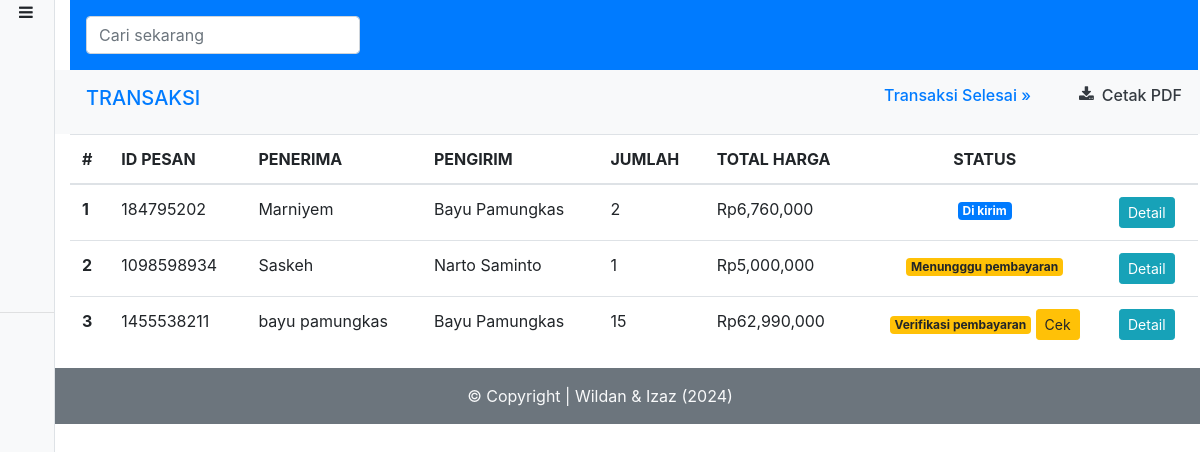
Screenshot of /admin/transaksi.php (signed in) with the database file from the repository.
### tables this page shows
CREATE TABLE `transaksi` (
  `id` int(11) NOT NULL,
  `id_pesan` int(11) NOT NULL,
  `id_user` int(11) NOT NULL,
  `pengirim` varchar(50) NOT NULL,
  `penerima` varchar(50) NOT NULL,
  `alamat` varchar(150) NOT NULL,
  `telepon` int(15) NOT NULL,
  `email` varchar(50) NOT NULL,
  `kuantiti_total` int(11) NOT NULL,
  `total_akhir` int(20) NOT NULL,
  `pembayaran` int(11) NOT NULL,
  `id_status` int(11) NOT NULL,
  `pesan_at` datetime NOT NULL,
  `kirim_at` datetime NOT NULL,
  `terima_at` datetime NOT NULL
);

CREATE TABLE `status` (
  `id_status` int(1) NOT NULL,
  `keterangan` varchar(15) NOT NULL
);

### function/admin.php (called while the page is built, shortened)
<?php
require 'koneksi.php';
function ambilTransaksi()
{
    global $konek;
    $result = mysqli_query($konek, "SELECT * FROM transaksi JOIN status ON status.id_status = transaksi.id_status WHERE transaksi.id_status != '3' ");
    $trans = [];
    while ($tran = mysqli_fetch_object($result)) {
        $trans[] = $tran;
    }
    $data = [
        'judul' => "Transaki | Admin",
        'trans' => $trans,
    ];
    return $data;
}

### admin/transaksi.php (the view, shortened to what this page needs)
<?php
require '../function/admin.php';
$transaksi = ambilTransaksi()['trans'];
require 'template_admin/header.php';
?>
<div class="row py-3 px-3 bg-light">
    <div class="col-md">
        <a href="" class="text-decoration-none text-primary">
            <h5 id="judul" class="text-uppsercase ">TRANSAKSI</h5>
        </a>
    </div>
    <div class="col-md d-flex justify-content-end">
        <a id="btn-transaksi" class="text-primary mr-5" style="cursor: pointer">
            <h6 class="float-right">Transaksi Selesai &raquo;</h6>
        </a>
        <a href="<?= url ?>admin/cetakTransaksi.php" class="text-decoration-none text-dark d-flex"><i class="fa fa-download mr-2"></i>
            <h6> Cetak PDF</h6>
        </a>
    </div>
</div>
<table class="transaksi table">
    <thead>
        <tr>
            <th scope="col">#</th>
            <th scope="col">ID PESAN</th>
            <th scope="col">PENERIMA</th>
            <th scope="col">PENGIRIM</th>
            <th scope="col">JUMLAH</th>
            <th scope="col">TOTAL HARGA</th>
            <th scope="col" class="text-center">STATUS</th>
            <th scope="col"></th>
        </tr>
    </thead>
    <tbody>
        <?php foreach ($transaksi as $key => $value) : ?>
            <tr>
                <th scope="row"><?= $key + 1 ?></th>
                <td><?= $value->id_pesan ?></td>
                <td><?= $value->penerima ?></td>
                <td><?= $value->pengirim ?></td>
                <td><?= $value->kuantiti_total ?></td>
                <td>Rp<?= number_format($value->total_akhir, 0) ?></td>
                <td class="text-center">
                    <?php if ($value->id_status == 0 && $value->pembayaran == 0) : ?>
                        <span class=" badge badge-warning">Menungggu pembayaran</span>
                    <?php elseif ($value->id_status == 0 && $value->pembayaran == 1) : ?>
                        <span class=" badge badge-warning">Verifikasi pembayaran</span>
                        <button type="button" class="btn btn-sm btn-warning" data-toggle="modal" data-target="#cek-bayar<?= $value->id_pesan ?>">
                            Cek
                        </button>
                    <?php elseif ($value->id_status == 2) : ?>
                        <span class=" badge badge-primary"><?= $value->keterangan ?></span>
                    <?php elseif ($value->id_status == 3) : ?>
                        <span class="badge badge-success"><?= $value->keterangan ?></span>
                    <?php endif; ?>
                </td>
                <td>
                    <button type="button" class="btn btn-sm btn-info" data-toggle="modal" data-target="#detail<?= $value->id_pesan ?>">Detail</button>
                </td>
            </tr>
        <?php endforeach; ?>
    </tbody>
</table>
<?php require 'template_admin/footer.php' ?>

### assets/css/custom.css (style rules this page uses)
* { margin: 0; padding: 0; }

### rows the page displays
transaksi: id_pesan "184795202", penerima "Marniyem", pengirim "Bayu Pamungkas", kuantiti_total "2", total_akhir "6,760,000", id_status.keterangan "Di kirim"
transaksi: id_pesan "1098598934", penerima "Saskeh", pengirim "Narto Saminto", kuantiti_total "1", total_akhir "5,000,000", pembayaran "Menungggu pembayaran"
transaksi: id_pesan "1455538211", penerima "bayu pamungkas", pengirim "Bayu Pamungkas", kuantiti_total "15", total_akhir "62,990,000"

### other values shown
author "Wildan & Izaz"
